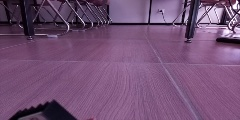
#> input picture DataCollected/IMG0/Image_1638777278839624.jpg, 240 x 120 px, given in place of vid1.mp4, which was not available
$ python LaneModule.py
#> lines starting #> are read from the running program, lines starting #| are printed output that depends on the picture; after the words box and inside, x2 and y2 are one past the last pixel; in counts of white or black regions, pixels touching at a corner belong together; pictures that were not available may be replaced by others from this repository, and a replacement may not be noted
### utils.py
import cv2
import numpy as np

def thresholding(img):
    hsv = cv2.cvtColor(img,cv2.COLOR_BGR2HSV)
    lowerWhite = np.array([0,0,173])
    upperWhite = np.array([179,61,246])
    maskedWhite= cv2.inRange(hsv,lowerWhite,upperWhite)
    return maskedWhite

def warpImg (img,points,w,h,inv=False):
    pts1 = np.float32(points)
    pts2 = np.float32([[0,0], [w,0], [0,h], [w,h]])
    if inv:
        matrix = cv2.getPerspectiveTransform(pts2,pts1)
    else:
        matrix = cv2.getPerspectiveTransform(pts1,pts2)
    imgWarp = cv2.warpPerspective(img,matrix,(w,h))
    return imgWarp

def nothing(a):
    pass

def initializeTrackbars(intialTracbarVals,wT=480, hT=240):
    cv2.namedWindow("Trackbars")
    cv2.resizeWindow("Trackbars", 360, 240)
    cv2.createTrackbar("Width Top", "Trackbars", intialTracbarVals[0],wT//2, nothing)
    cv2.createTrackbar("Height Top", "Trackbars", intialTracbarVals[1], hT, nothing)
    cv2.createTrackbar("Width Bottom", "Trackbars", intialTracbarVals[2],wT//2, nothing)
    cv2.createTrackbar("Height Bottom", "Trackbars", intialTracbarVals[3], hT, nothing)

def valTrackbars(wT=580, hT=240):
    widthTop = cv2.getTrackbarPos("Width Top", "Trackbars")
    heightTop = cv2.getTrackbarPos("Height Top", "Trackbars")
    widthBottom = cv2.getTrackbarPos("Width Bottom", "Trackbars")
    heightBottom = cv2.getTrackbarPos("Height Bottom", "Trackbars")
    points = np.float32([(widthTop, heightTop), (wT-widthTop, heightTop),
                      (widthBottom , heightBottom ), (wT-widthBottom, heightBottom)])
    return points

def drawPoints(img,points):
    for x in range( 0,4):
        cv2.circle(img,(int(points[x][0]),int(points[x][1])),15,(0,0,255),cv2.FILLED)
    return img

def getHistogram(img, minPer = 0.1, display = False, region=1):
    if region==1:
        histValues = np.sum(img, axis=0)
    else:
        histValues = np.sum(img[img.shape[0]//region:,:], axis=0)
    # print(histValues)
    maxValue = np.max(histValues)
    minValue = minPer * maxValue

    indexArray = np.where(histValues >= minValue)
    basePoint = int(np.average(indexArray))
    # print(basePoint)
    if display:
        imgHist = np.zeros((img.shape[0], img.shape[1], 3), np.uint8)
        for x,intensity in enumerate(histValues):
            cv2.line(imgHist,(x,img.shape[0]),(x, img.shape[0]-intensity//255), (255,0,255),1)
            cv2.circle(imgHist, (basePoint, img.shape[0]), 20, (0,255,255), cv2.FILLED)
        return basePoint, imgHist
    return basePoint

def stackImages(scale,imgArray):
    rows = len(imgArray)
    cols = len(imgArray[0])
    rowsAvailable = isinstance(imgArray[0], list)
    width = imgArray[0][0].shape[1]
    height = imgArray[0][0].shape[0]
    if rowsAvailable:
        for x in range(0, rows):
            for y in range(0, cols):
                if imgArray[x][y].shape[:2] == imgArray[0][0].shape[:2]:
                    imgArray[x][y] = cv2.resize(imgArray[x][y], (0, 0), None, scale, scale)
                else:
                    imgArray[x][y] = cv2.resize(imgArray[x][y], (imgArray[0][0].shape[1], imgArray[0][0].shape[0]), None, scale, scale)
                if len(imgArray[x][y].shape) == 2: imgArray[x][y]= cv2.cvtColor(imgArray[x][y], cv2.COLOR_GRAY2BGR)
        imageBlank = np.zeros((height, width, 3), np.uint8)
        hor = [imageBlank]*rows
        hor_con = [imageBlank]*rows
        for x in range(0, rows):
            hor[x] = np.hstack(imgArray[x])
        ver = np.vstack(hor)
    else:
        for x in range(0, rows):
            if imgArray[x].shape[:2] == imgArray[0].shape[:2]:
                imgArray[x] = cv2.resize(imgArray[x], (0, 0), None, scale, scale)
            else:
                imgArray[x] = cv2.resize(imgArray[x], (imgArray[0].shape[1], imgArray[0].shape[0]), None,scale, scale)
            if len(imgArray[x].shape) == 2: imgArray[x] = cv2.cvtColor(imgArray[x], cv2.COLOR_GRAY2BGR)
        hor= np.hstack(imgArray)
        ver = hor
    return ver

### LaneModule.py
import time

import cv2
import numpy as np
import utils

curveList = []
avgVal = 10
def getLaneCurve(img, display=2):
    imgCopy = img.copy()
    imgResult = img.copy()
    #1
    imgThres = utils.thresholding(img)
    #2
    hT, wT, c = img.shape
    points = utils.valTrackbars()
    imgWarp = utils.warpImg(imgThres, points, wT, hT)
    imgWarpPoints = utils.drawPoints(imgCopy, points)
    #3
    midPoint, imgHist = utils.getHistogram(imgWarp, display=True, minPer=0.5, region=4)
    curveAvgPoint, imgHist = utils.getHistogram(imgWarp, display=True, minPer=0.9)
    curveRaw = curveAvgPoint - midPoint
    #4
    curveList.append(curveRaw)
    if len(curveList)>= avgVal:
        curveList.pop(0)
    curve = int(sum(curveList)/len(curveList))
    #5
    if display != 0:
        timer = cv2.getTickCount()
        imgInvWarp = utils.warpImg(imgWarp, points, wT, hT, inv=True)
        imgInvWarp = cv2.cvtColor(imgInvWarp, cv2.COLOR_GRAY2BGR)
        imgInvWarp[0:hT//3,0:wT] = 0,0,0
        imgLaneColor = np.zeros_like(img)
        imgLaneColor[:] = 0, 255, 0
        imgLaneColor = cv2.bitwise_and(imgInvWarp, imgLaneColor)
        imgResult = cv2.addWeighted(imgResult, 1, imgLaneColor, 1, 0)
        midY = 450
        cv2.putText(imgResult, str(curve), (wT // 2 - 80, 85), cv2.FONT_HERSHEY_COMPLEX, 2, (255, 0, 255), 3)
        cv2.line(imgResult, (wT // 2, midY), (wT // 2 + (curve * 3), midY), (255, 0, 255), 5)
        cv2.line(imgResult, ((wT // 2 + (curve * 3)), midY - 25), (wT // 2 + (curve * 3), midY + 25), (0, 255, 0), 5)
        for x in range(-30, 30):
            w = wT // 20
            cv2.line(imgResult, (w * x + int(curve // 50), midY - 10),
                     (w * x + int(curve // 50), midY + 10), (0, 0, 255), 2)
        fps = cv2.getTickFrequency() / (cv2.getTickCount() - timer)
        cv2.putText(imgResult, 'FPS ' + str(int(fps)), (20, 40), cv2.FONT_HERSHEY_SIMPLEX, 1, (230, 50, 50), 3);
    if display == 2:
        imgStacked = utils.stackImages(0.7, ([img,imgWarpPoints,imgWarp],[imgHist,imgLaneColor,imgResult]))
        cv2.imshow('ImageStack', imgStacked)
    elif display == 1:
        cv2.imshow('Resutlt', imgResult)

    # [4 lines of commented-out code are left out]
    curve = curve/100
    if curve>1: curve ==1
    if curve<-1:curve == -1

    return curve

if __name__ == '__main__':
    frameCounter = 0
    cap = cv2.VideoCapture('vid1.mp4')
    initialTrackBarVals = [126,79,73,240]
    utils.initializeTrackbars(initialTrackBarVals)
    while True:
        frameCounter += 1
        if cap.get(cv2.CAP_PROP_FRAME_COUNT) == frameCounter:
            cap.set(cv2.CAP_PROP_POS_FRAMES, 0)
            frameCounter = 0
        success, img = cap.read() # GET THE IMAGE
#> img is the input picture: shape (120, 240, 3); mean B, G, R 116.2, 81.2, 115.6
        try:
            img = cv2.resize(img,(640,480)) # RESIZE
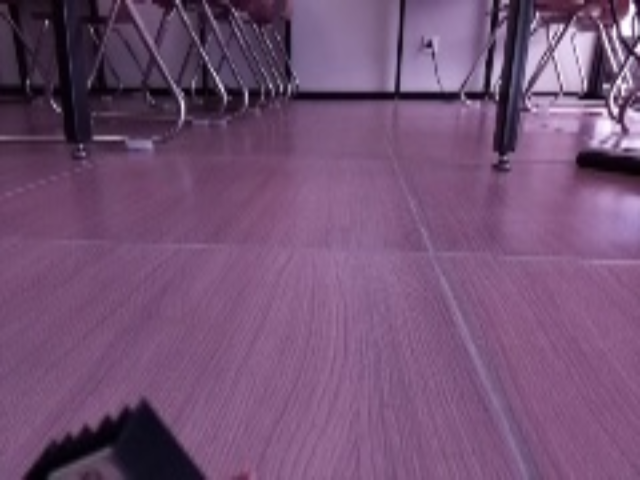
#> img: shape (480, 640, 3); mean B, G, R 116.1, 81.1, 115.4
        except:
            break
        getLaneCurve(img)
#> in thresholding, `maskedWhite= cv2.inRange(hsv,lowerWhite,upperWhite)`:
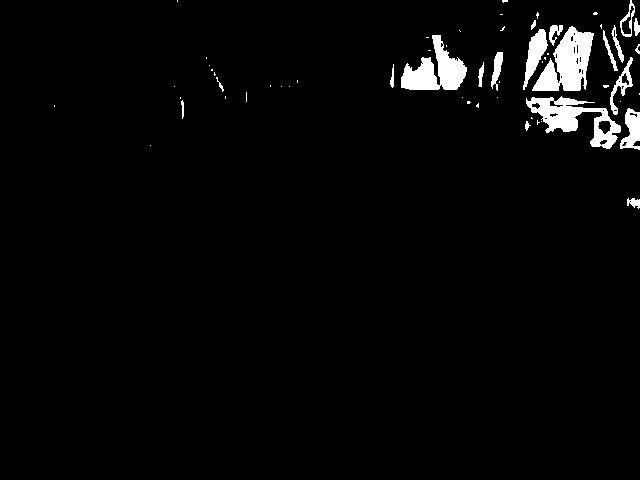
#> maskedWhite: shape (480, 640); 2.9% white; 59 white regions (39 under 20 px), largest, box (x1, y1, x2, y2) and area: (532, 26, 594, 91) 2212, (526, 96, 621, 149) 1958, (401, 35, 467, 90) 1867
#> in warpImg, `imgWarp = cv2.warpPerspective(img,matrix,(w,h))`:
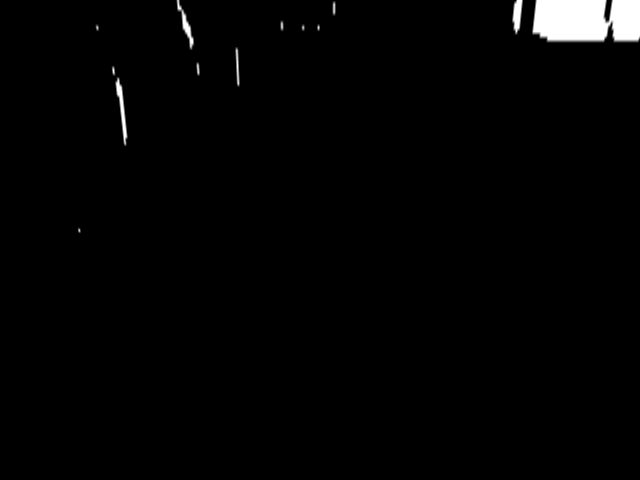
#> imgWarp: shape (480, 640); min 0, max 255, mean 4
#> in getHistogram, `histValues = np.sum(img[img.shape[0]//region:,:], axis=0)`: histValues = 640 values, max 5949 at index 124, min 0 at index 0, mean 33.3
#> in getHistogram, `maxValue = np.max(histValues)`: maxValue = 5949
#> in getHistogram, `minValue = minPer * maxValue`: minValue = 2974.5
#> in getHistogram, `indexArray = np.where(histValues >= minValue)`: indexArray = ([123, 124, 125],)
#> in getHistogram, `basePoint = int(np.average(indexArray))`: basePoint = 124
#> call 2 of getHistogram, with minPer = 0.9, display = True, region = 1
#> in getHistogram (call 2), `histValues = np.sum(img, axis=0)`: histValues = 640 values, max 10471 at index 548, min 0 at index 0, mean 1938.7
#> in getHistogram (call 2), `maxValue = np.max(histValues)`: maxValue = 10471
#> in getHistogram (call 2), `minValue = minPer * maxValue`: minValue = 9423.9
#> in getHistogram (call 2), `basePoint = int(np.average(indexArray))`: basePoint = 587
#> after the loop in getHistogram (call 2), `for x,intensity in enumerate(histValues):`:
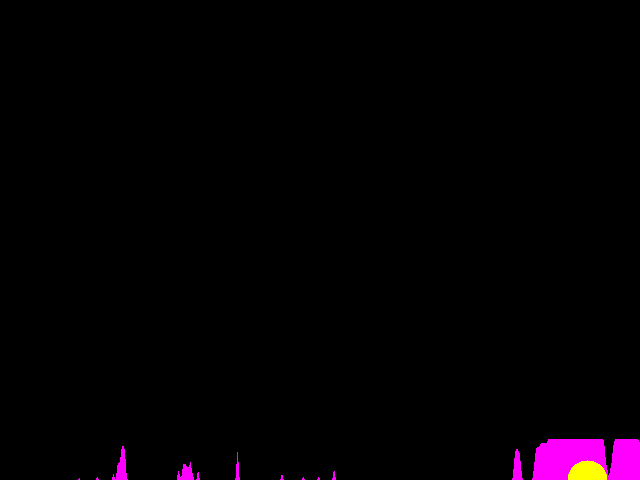
#> imgHist: shape (480, 640, 3); mean of channels 0, 1, 2 3.5, 0.5, 4; drawn as B, G, R
#> in getLaneCurve, `curveRaw = curveAvgPoint - midPoint`: curveRaw = 463
#> after the loop in getLaneCurve, `for x in range(-30, 30):`:
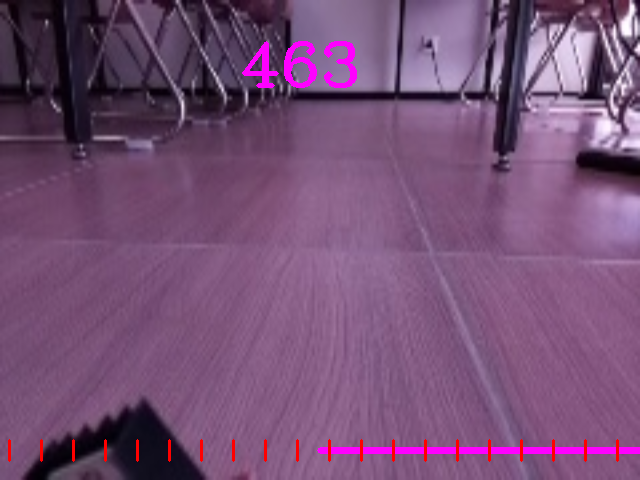
#> imgResult: shape (480, 640, 3); mean B, G, R 117.4, 79.6, 117.9
#> in getLaneCurve, `cv2.putText(imgResult, 'FPS ' + str(int(fps)), (20, 40), cv2.FONT_HERS..`:
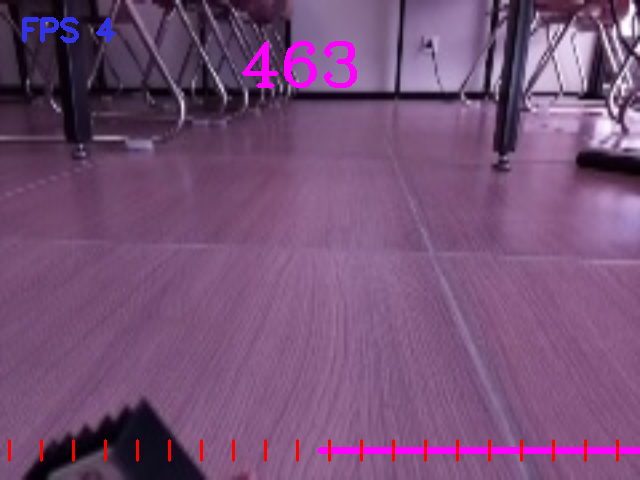
#> imgResult: shape (480, 640, 3); 0.32% of pixels changed, all inside (x1, y1, x2, y2) = (22, 17, 116, 43)
#> after the loop in stackImages, `for x in range(0, rows):`: hor = 2 items
#> in stackImages, `ver = np.vstack(hor)`:
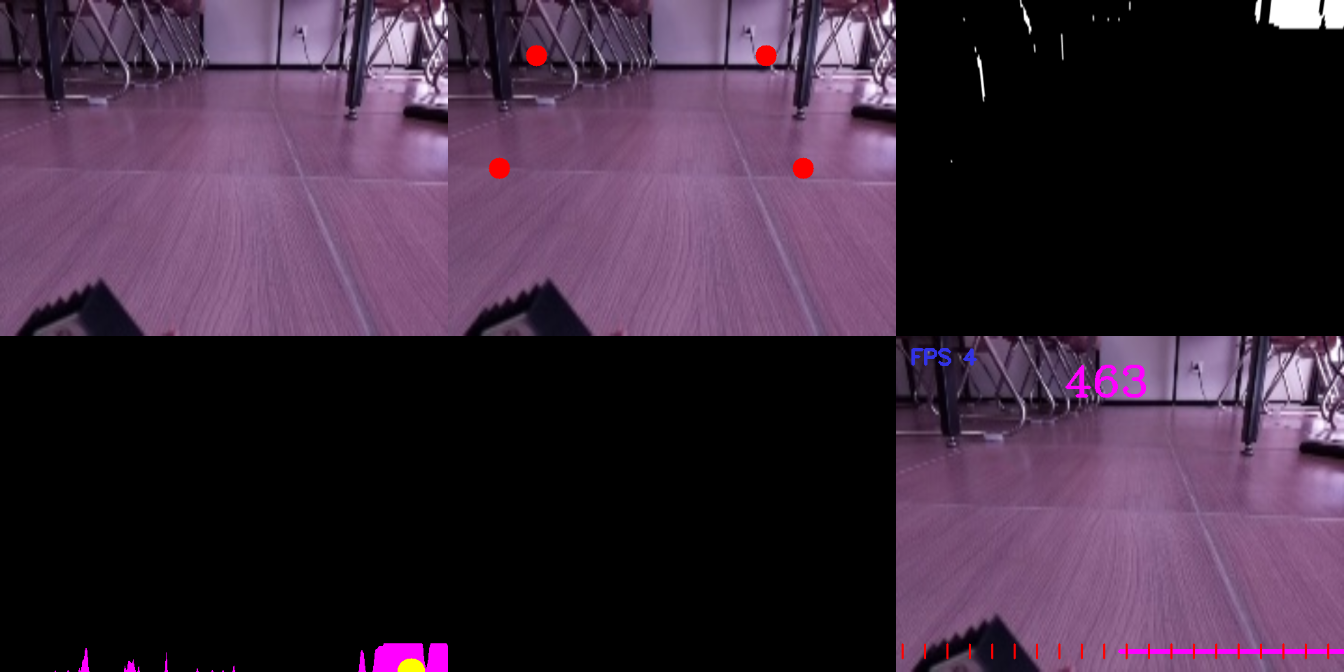
#> ver: shape (672, 1344, 3); mean of channels 0, 1, 2 59.4, 40.9, 59.6; drawn as B, G, R
#> in getLaneCurve, `curve = curve/100`: curve = 4.63
        # cv2.imshow('vid1.mp4', img)
        cv2.waitKey(1)

$ run again, on DataCollected/IMG0/Image_1638777296079865.jpg
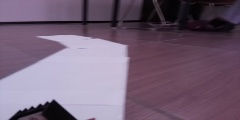
#> input picture DataCollected/IMG0/Image_1638777296079865.jpg, 240 x 120 px, given in place of vid1.mp4, which was not available
#> img is the input picture: shape (120, 240, 3); mean B, G, R 116.9, 96.6, 115
#> hsv: shape (480, 640, 3); mean H, S, V 146.9, 64.1, 121.1
#> maskedWhite: shape (480, 640); 26.9% white; 1 white region, box (x1, y1, x2, y2) and area: (0, 141, 341, 480) 82523
#> histValues = 640 values, max 67208 at index 145, min 0 at index 397, mean 26862.3
#> maxValue = 67208
#> minValue = 33604
#> basePoint = 243
#> the loop in getHistogram, `for x,intensity in enumerate(histValues):` made 640 passes
#> intensity on passes 1 to 3: 2351, 2359, 2701
#> the loop in getHistogram (call 2), `for x,intensity in enumerate(histValues):` made 640 passes
#> curveAvgPoint = 184
#> curveRaw = -59
#> in getLaneCurve, `cv2.putText(imgResult, 'FPS ' + str(int(fps)), (20, 40), cv2.FONT_HERS..`:
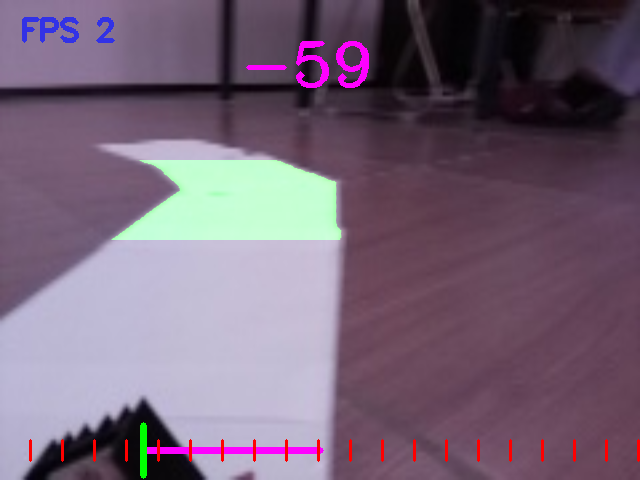
#> imgResult: shape (480, 640, 3); mean B, G, R 118, 98.6, 116.7
#> after the loop in stackImages, `for x in range(0, rows):`: hor = 2 items
#> in stackImages, `ver = np.vstack(hor)`:
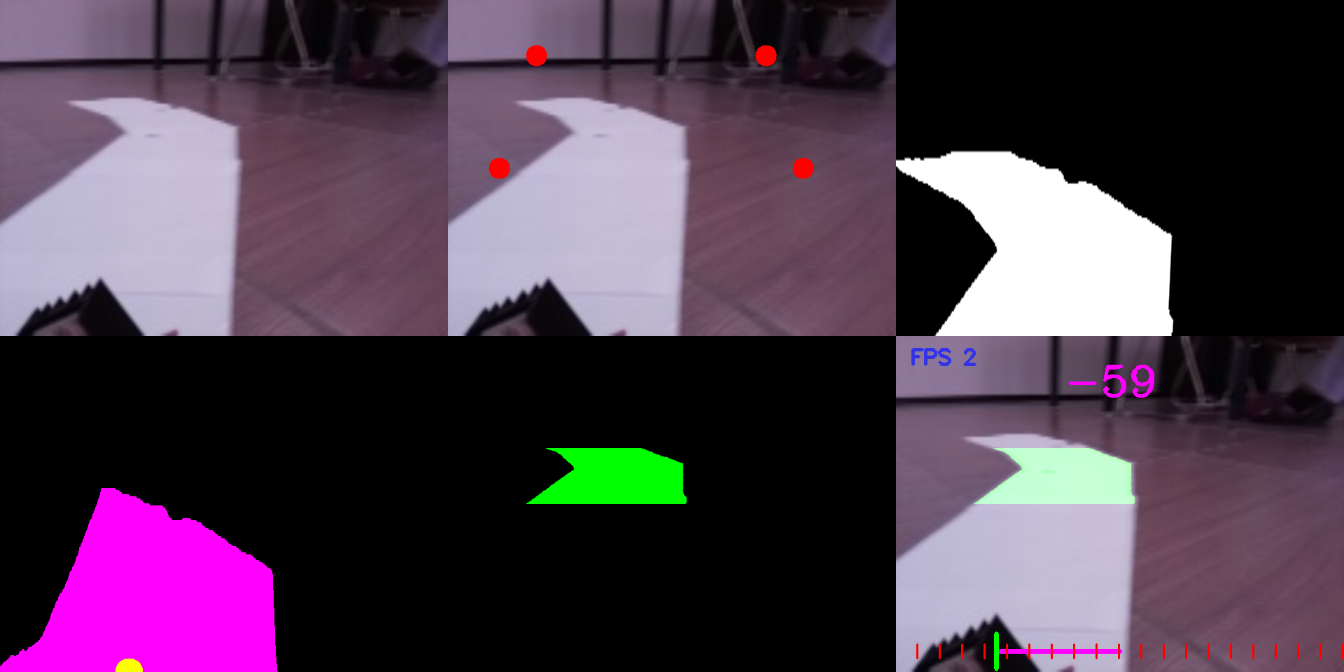
#> ver: shape (672, 1344, 3); mean of channels 0, 1, 2 77, 59.9, 76.6; drawn as B, G, R
#> in getLaneCurve, `curve = curve/100`: curve = -0.59

$ run again, on DataCollected/IMG0/Image_1638777302992018.jpg
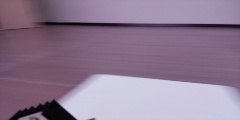
#> input picture DataCollected/IMG0/Image_1638777302992018.jpg, 240 x 120 px, given in place of vid1.mp4, which was not available
#> img is the input picture: shape (120, 240, 3); mean B, G, R 145.5, 122.2, 142.2
#> hsv: shape (480, 640, 3); mean H, S, V 144.4, 52, 148.7
#> maskedWhite: shape (480, 640); 32.4% white; 3 white regions (1 under 20 px), largest, box (x1, y1, x2, y2) and area: (160, 297, 640, 480) 71305, (278, 0, 618, 91) 28186
#> in getHistogram, `histValues = np.sum(img[img.shape[0]//region:,:], axis=0)`: histValues = 640 values from 0 to 0
#> maxValue = 0
#> basePoint = 319
#> curveAvgPoint = 542
#> curveRaw = 223
#> in getLaneCurve, `cv2.putText(imgResult, 'FPS ' + str(int(fps)), (20, 40), cv2.FONT_HERS..`:
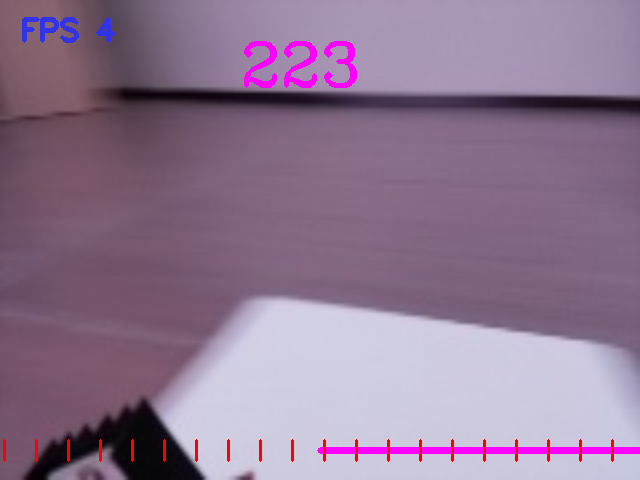
#> imgResult: shape (480, 640, 3); mean B, G, R 145.9, 119.1, 143.3
#> after the loop in stackImages, `for x in range(0, rows):`: hor = 2 items
#> in stackImages, `ver = np.vstack(hor)`:
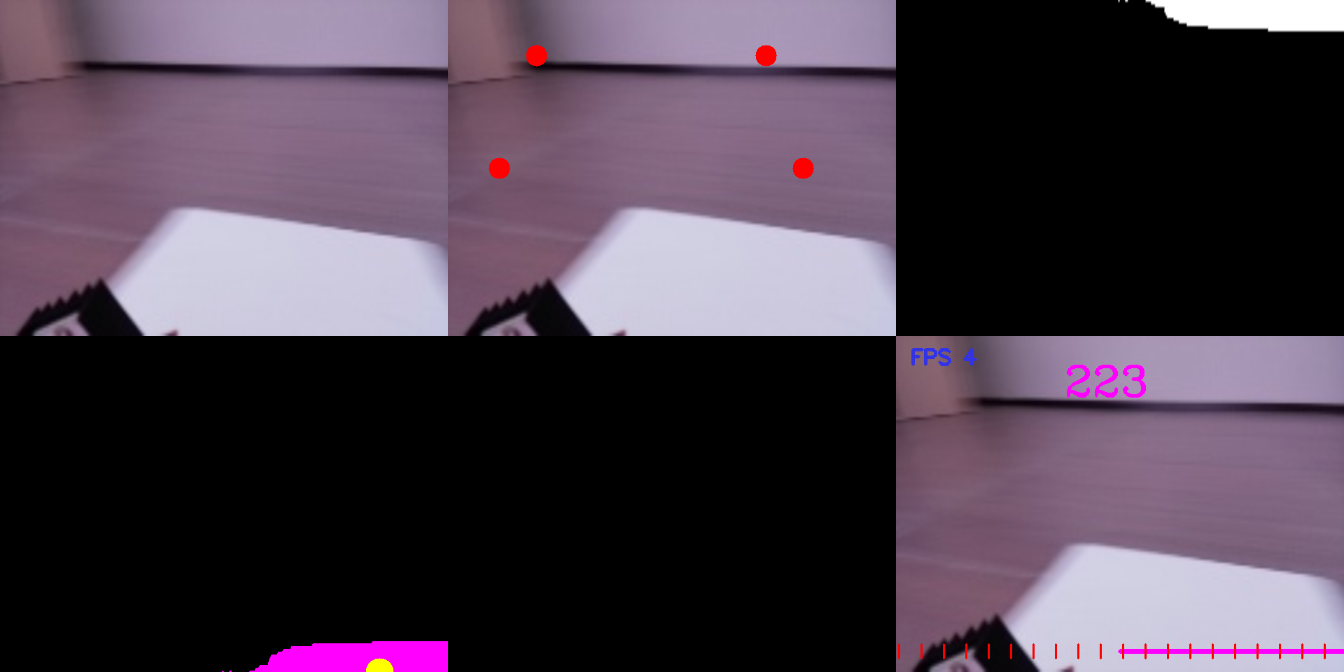
#> ver: shape (672, 1344, 3); mean of channels 0, 1, 2 75.4, 62, 74.4; drawn as B, G, R
#> in getLaneCurve, `curve = curve/100`: curve = 2.23
